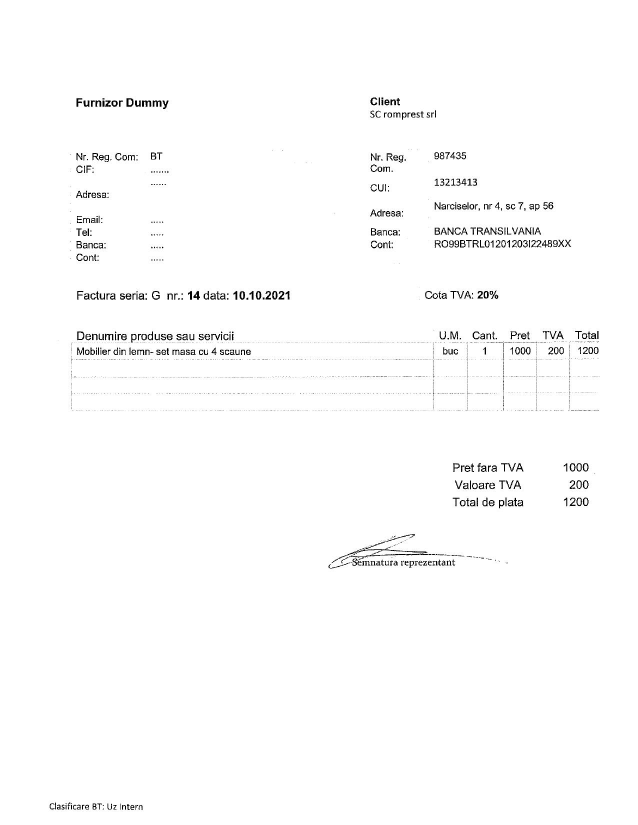
#> input picture python_test/image3.jpg, 1275 x 1650 px (shown at 1/2 size)
$ python test.py
#> lines starting #> are read from the running program, lines starting #| are printed output that depends on the picture; after the words box and inside, x2 and y2 are one past the last pixel; in counts of white or black regions, pixels touching at a corner belong together
import cv2

def detect_handwritten_text(image_path):

#> called with image_path = 'image3.jpg'
    image = cv2.imread(image_path)
#> image is the input picture: shape (1650, 1275, 3); min 0, max 255, mean 251.8

    gray = cv2.cvtColor(image, cv2.COLOR_BGR2GRAY)

    binary = cv2.adaptiveThreshold(gray, 255, cv2.ADAPTIVE_THRESH_GAUSSIAN_C, cv2.THRESH_BINARY_INV, 11, 2)
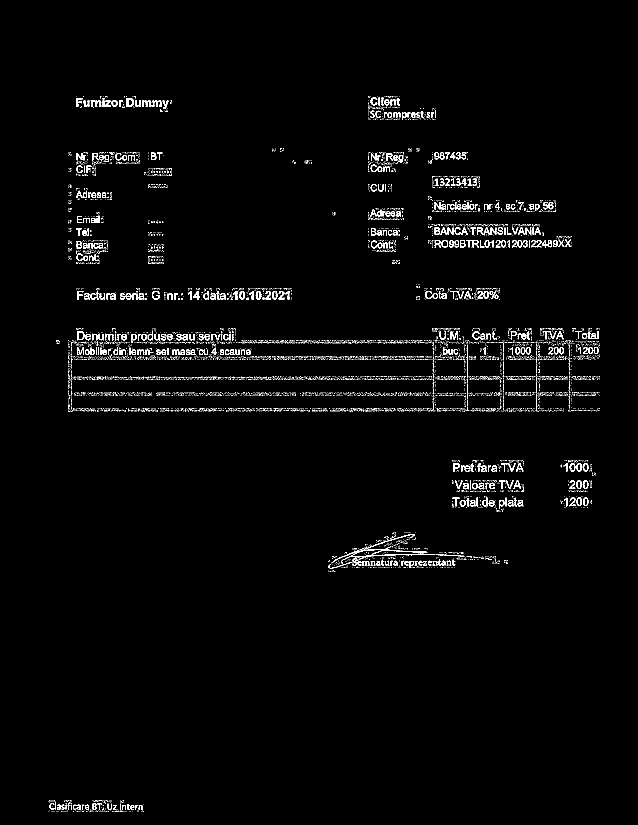
#> binary: shape (1650, 1275) (shown at 1/2 size); 2% white in thin lines or dots, all inside (x1, y1, x2, y2) = (96, 192, 1200, 1624)

    kernel = cv2.getStructuringElement(cv2.MORPH_RECT, (3, 3))
    binary = cv2.morphologyEx(binary, cv2.MORPH_CLOSE, kernel)
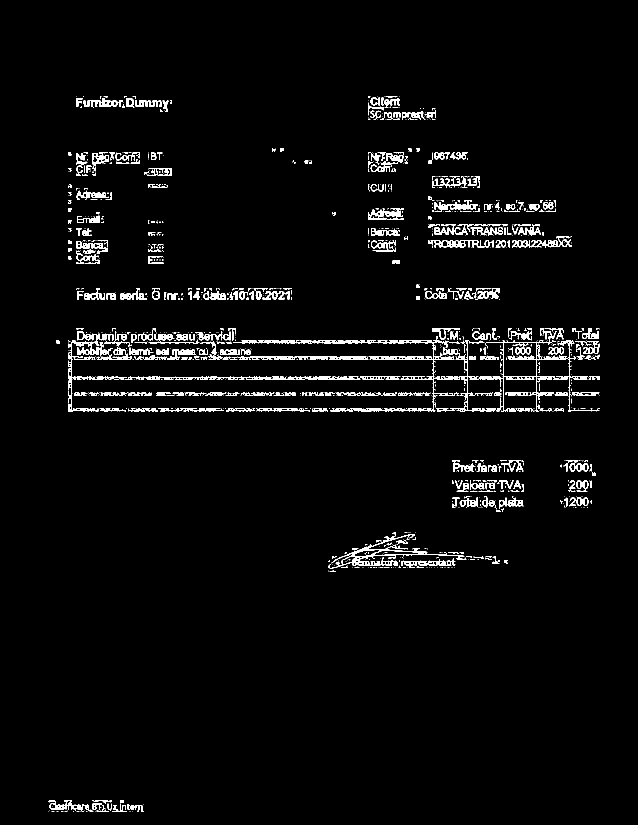
#> binary: shape (1650, 1275) (shown at 1/2 size); 3.1% white; 1015 white regions (709 under 20 px)

    contours, _ = cv2.findContours(binary, cv2.RETR_EXTERNAL, cv2.CHAIN_APPROX_SIMPLE)
#> contours = 993 contours, 766 with area under 20; largest, box (x1, y1, x2, y2) and area: (466, 656, 1198, 824) 14434, (656, 1064, 933, 1137) 3098, (136, 663, 254, 824) 2468, (249, 752, 720, 760) 1636, (476, 712, 737, 720) 1176


    handwritten_text_detected = False

    for contour in contours:

        area = cv2.contourArea(contour)


        if area > 2000:
            handwritten_text_detected = True
            break
#> this loop made 115 passes
#> (area, handwritten_text_detected) on pass 115: (3097.5, True)
#> area on passes 16, 17, 20, 21, 22, 23: 102, 20.5, 92.5, 24.5, 97, 25.5

    return handwritten_text_detected

# Example usage:
image_path = 'image3.jpg'
result = detect_handwritten_text(image_path)
#> result = True
if result:
    print("Handwritten text detected")
else:
    print("No handwritten text detected")

$ run again, with python_test/image.jpg copied over python_test/image3.jpg
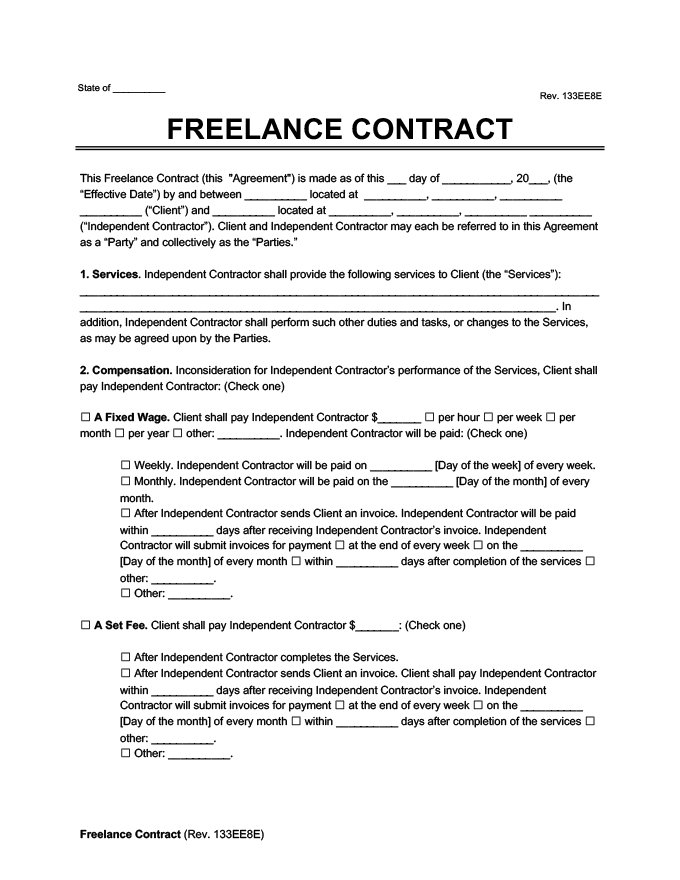
#> input picture python_test/image.jpg, 680 x 880 px
#> in detect_handwritten_text, image is the input picture: shape (880, 680, 3); min 0, max 255, mean 239.2
#> in detect_handwritten_text, `binary = cv2.adaptiveThreshold(gray, 255, cv2.ADAPTIVE_THRESH_GAUSSIAN..`:
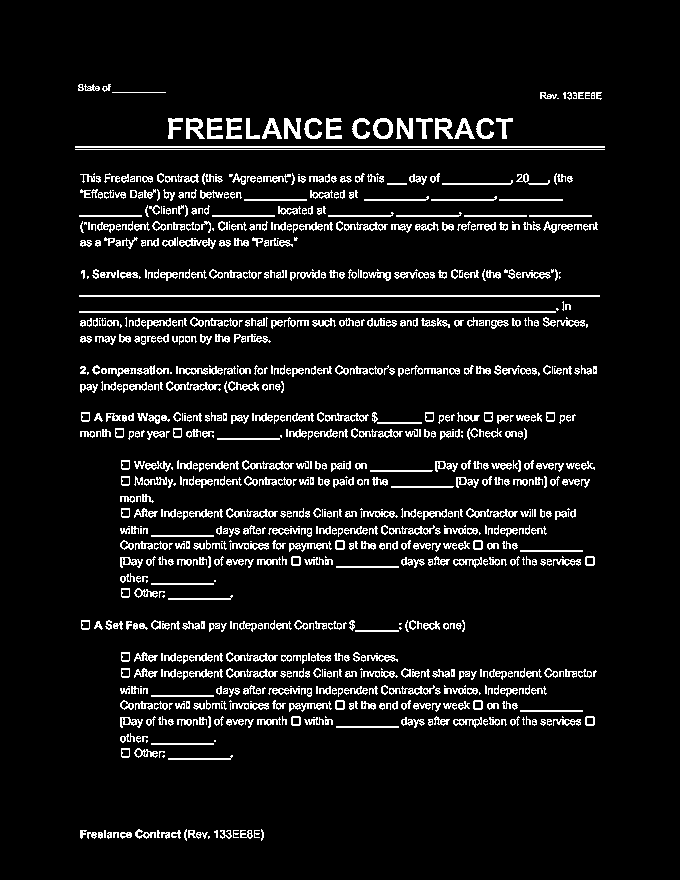
#> binary: shape (880, 680); 7.6% white in thin lines or dots, all inside (x1, y1, x2, y2) = (75, 84, 605, 841)
#> in detect_handwritten_text, `binary = cv2.morphologyEx(binary, cv2.MORPH_CLOSE, kernel)`:
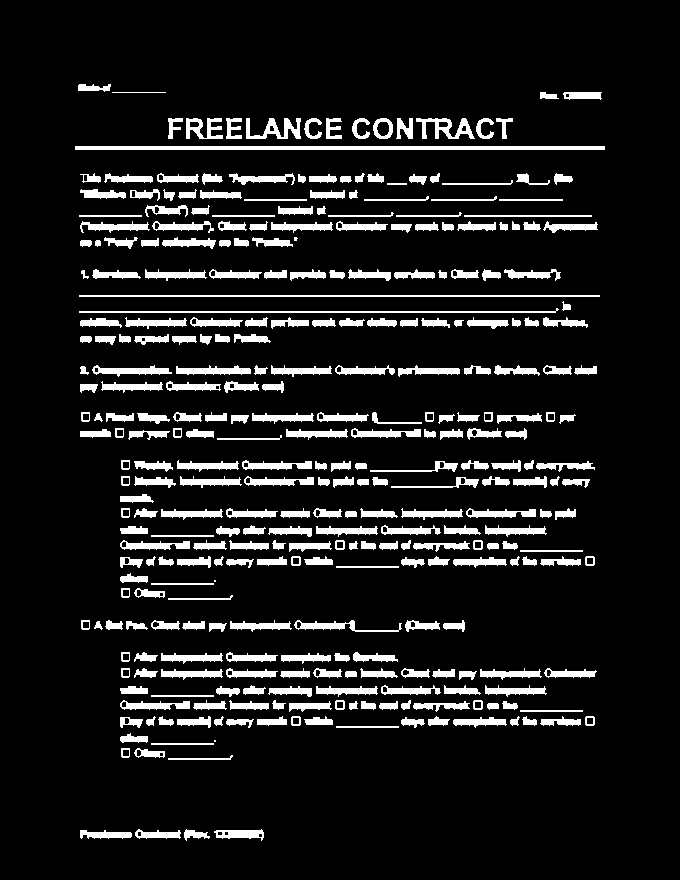
#> binary: shape (880, 680); 10.6% white; 327 white regions (3 under 20 px)
#> contours = 327 contours, 6 with area under 20; largest, box (x1, y1, x2, y2) and area: (75, 146, 605, 150) 1587, (79, 295, 600, 297) 520, (416, 118, 475, 139) 510, (79, 308, 559, 313) 479, (246, 118, 301, 139) 454
#> the loop in detect_handwritten_text, `for contour in contours: ` made 327 passes
#> area on passes 1 to 3: 258, 340, 127
